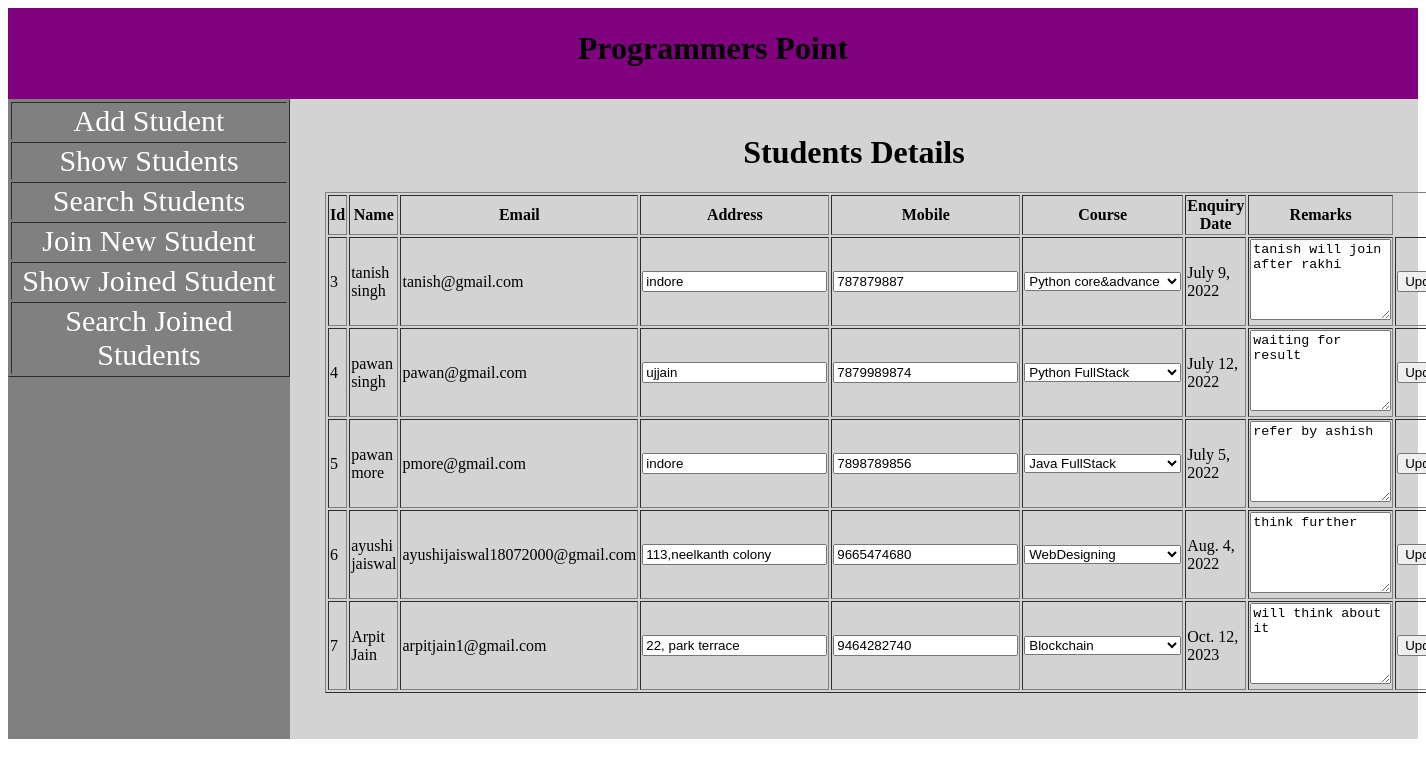
Page /showstudents on the committed database.
### home/models.py (models this page shows, shortened)
class Student(models.Model):
    user=models.OneToOneField(User,primary_key=True,on_delete=models.CASCADE)
    mob=models.CharField(max_length=11)
    address=models.CharField(max_length=20)
    course=models.CharField(max_length=20)
    edt=models.DateField(auto_now=False)
    remarks=models.CharField(max_length=100,default=None)
    name=models.CharField(max_length=20,default=None)

### home/views.py (the view)
# urls.py: path('showstudents',views.showstudents),
def showstudents(request):
    st=Student.objects.all()
    return render(request,'showstudents.html',{'st':st})

### templates/showstudents.html (shortened to what this page needs)
{%extends 'base.html'%}
{%block content%}
<h1 align="center">Students Details</h1>
<table align="center" border="1px">
<tr>
    <th>Id</th>
    <th>Name</th>
    <th>Email</th>
    <th>Address</th>
    <th>Mobile</th>
    <th>Course</th>
    <th>Enquiry Date</th>
    <th>Remarks</th>
</tr>
{%for i in st%}
<tr>
    <form action="updatestudent" method="post" >
    <td>{{i.user.id}}<input type='hidden' name='uid' value="{{i.user.id}}" /></td>
    <td>{{i.name}} {{i.user.last_name}}</td>
    <td>{{i.user.email}}</td>
    <td><input type="text" name="address" value="{{i.address}}" /></td>
    <td><input type="text" name="mob" value="{{i.mob}}" /></td>
    <td><select name="course">
        <option>{{i.course}}</option>
    </select></td>
    <td>{{i.edt}}</td>
    <td><textarea name="remarks" rows="5" cols="15">{{i.remarks}}</textarea></td>
    <td><input type="submit" value="Update" /></td>
    </form>
</tr>
{%endfor%}
</table>
{%endblock%}

### rows in the picture
Student: user.id "3", name "tanish", user.last_name "singh", user.email "tanish@gmail.com", address "indore", mob "787879887", course "Python core&advance", edt "July 9, 2022", remarks "tanish will join after rakhi"
Student: user.id "4", name "pawan", user.last_name "singh", user.email "pawan@gmail.com", address "ujjain", mob "7879989874", course "Python FullStack", edt "July 12, 2022", remarks "waiting for result"
Student: user.id "5", name "pawan", user.last_name "more", user.email "pmore@gmail.com", address "indore", mob "7898789856", course "Java FullStack", edt "July 5, 2022", remarks "refer by ashish"
Student: user.id "6", name "ayushi", user.last_name "jaiswal", user.email "ayushijaiswal18072000@gmail.com", address "113,neelkanth colony", mob "9665474680", course "WebDesigning", edt "Aug. 4, 2022", remarks "think further"
Student: user.id "7", name "Arpit", user.last_name "Jain", user.email "arpitjain1@gmail.com", address "22, park terrace", mob "9464282740", course "Blockchain", edt "Oct. 12, 2023", remarks "will think about it"
